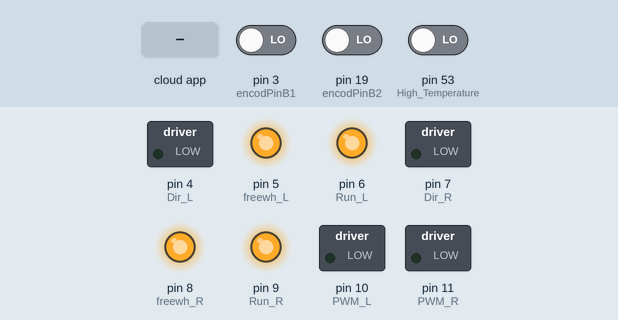
This sketch was run on a simulated Arduino Mega 2560, built with avr-gcc and run on an emulated ATmega2560. Shown: switched loads named in the sketch (green lamp = pin HIGH), output pins drawn as LEDs (lit = HIGH). Inputs (shaded band) come from the test bench; at power-on: pin 3 (encodPinB1) LOW, pin 19 (encodPinB2) LOW, pin 53 (High_Temperature) LOW. The ROS host is connected and sends only what is stated.

Above: at 1.2 s.
1.3 s: the phone or cloud app sets linear.x to -100
At 3.7 s:
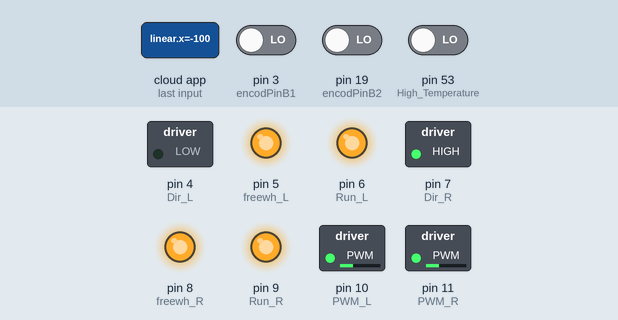
4.0 s: the phone or cloud app sets angular.z to -100
At 6.0 s:
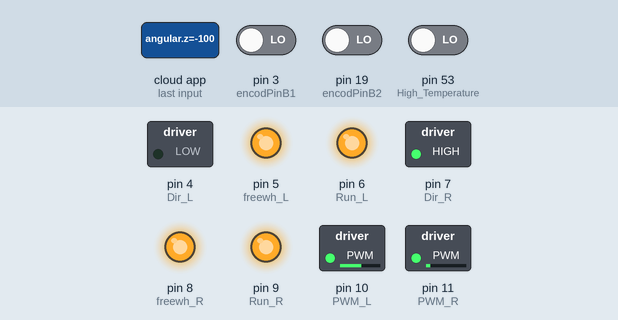
6.7 s: the phone or cloud app sets linear.x to 0
At 9.1 s:
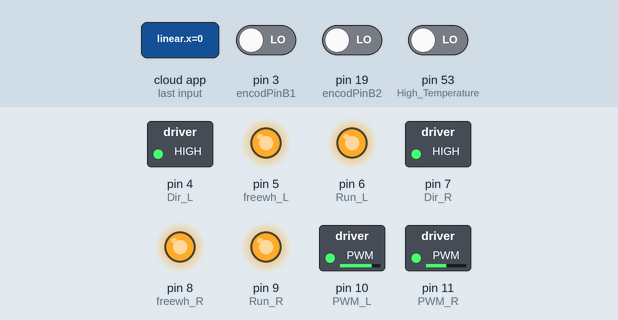
9.4 s: the phone or cloud app sets angular.z to 100
At 11.4 s:
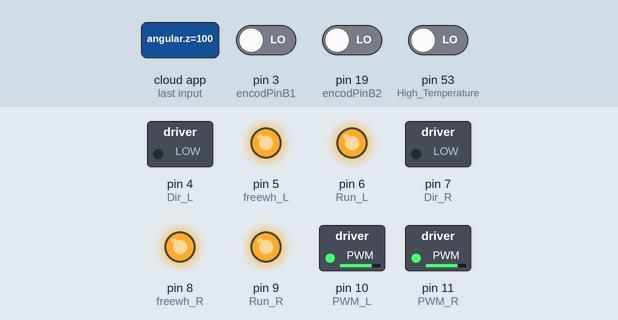
12.1 s: the phone or cloud app sets linear.x to 100
At 14.5 s:
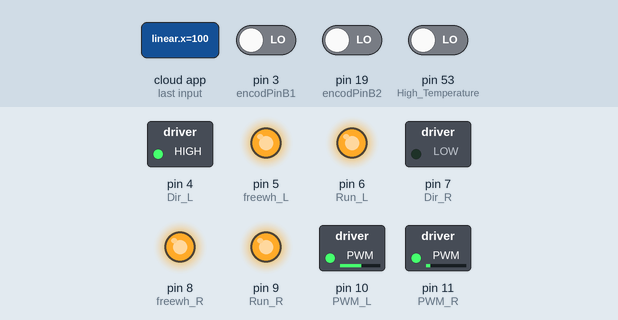
14.8 s: the phone or cloud app sets angular.z to 0
At 16.4 s:
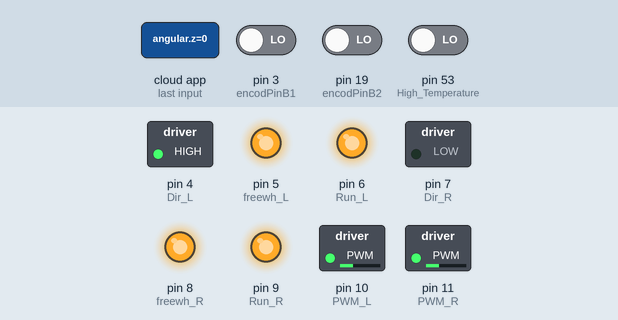
Timing chart, 0 to 17.9 s (numbered marks = the images above; inputs shaded):
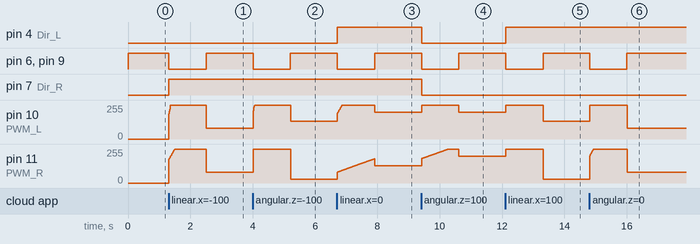

The sketch:

trex_motor.ino
```cpp
#include <Kalman.h>
#include <ros.h>
#include <geometry_msgs/Twist.h>
#include <std_msgs/Int32.h>


ros::NodeHandle nh;

std_msgs::Int32 left_rpm;
std_msgs::Int32 right_rpm;
ros::Publisher pub_left("trex/left_rpm", &left_rpm);
ros::Publisher pub_right("trex/right_rpm", &right_rpm);


int speed_R,speed_L,biggest=0;
double lin_x,lin_y;


#define d               0.61                    // Wheel track in meters
#define rd              0.165                   // Wheel radius in meters
#define max_rpm         120                     // error in readings
#define e               5                       // error in readings
#define Dir_L           4                       // Direction Left
#define Dir_R           7                       // Direction Right
#define freewh_L        5                       // Freewheel Left
#define freewh_R        8                       // Freewheel Right
#define Run_L           6                       // Run Left
#define Run_R           9                       // Run Right
#define PWM_L           10                      // PWM Left
#define PWM_R           11                      // PWM Right
#define encodPinA1      2                       // encoder A pin For Left Motor
#define encodPinB1      3                       // encoder B pin For Left Motor
#define encodPinA2      18                      // encoder A pin For Right Motor
#define encodPinB2      19                      // encoder B pin For Right Motor


unsigned long lastMilli = 0;                    // loop timing
unsigned long dt = 0;                           // loop timing
int speed_req_L  = 0;                           // Required Speed (Left)
int speed_req_R  = 0;                           // Required Speed (Right)
int speed_act_L  = 0;                           // Actual speed (Left)
int speed_act_R  = 0;                           // Actual speed (Right)
float speed_act_L1 = 0;                         // Actual speed (Left)
float speed_act_R1 = 0;                         // Actual speed (Right)
int PWM_val_L    = 0;                           // PWM for Left
int PWM_val_R    = 0;                           // PWM for Right

long count_L = 0;                               // rev counter (Left)
long count_R = 0;                               // rev counter (Right)
int flg_L, flg_R;
//double Kp_L      = 0.3;                         // PID proportional control Gain  for Left 0.3
//double Kp_R      = 0.1;                         // PID proportional control Gain for Right 0.1
//double Kd_L      = 3.0;                         // PID Derivitave control gain for Left 4.5
//double Kd_R      = 3.0;                         // PID Derivitave control gain  for Right 3

double Kp_L      = 0.3;                         // PID proportional control Gain  for Left 0.3
double Kp_R      = 0.1;                         // PID proportional control Gain for Right 0.1
double Kd_L      = 3.0;                         // PID Derivitave control gain for Left 4.5
double Kd_R      = 3.0;                         // PID Derivitave control gain  for Right 3

int loops_since_msg = 0;
int loops_threshold = 100;

Kalman myFilter_L(0.125,0.50,10,0);
Kalman myFilter_R(0.125,0.50,10,0);


void messageCb( const geometry_msgs::Twist& cmd_msg) {

  lin_x=0;
  lin_y=0;
  loops_since_msg = 0;

  if ( cmd_msg.angular.z == 0 && cmd_msg.linear.x == 0 )
     {
       speed_req_L=0;
       speed_req_R=0;
      }

  else
     {
       // Calculate required RPM

       //float vel_left = (cmd_msg.linear.x - cmd_msg.angular.z)*d/(2.0*rd);
       //float vel_right = (cmd_msg.linear.x + cmd_msg.angular.z)*d/(2.0*rd);
       float vel_left = (cmd_msg.linear.x - cmd_msg.angular.z*d/2)/rd;
       float vel_right = (cmd_msg.linear.x + cmd_msg.angular.z*d/2)/rd;

       speed_req_L = round(vel_left*30.0/3.14);
       speed_req_R = round(vel_right*30.0/3.14);


      // Check if required RPM exceeds physical limits

       if (max(speed_req_R,speed_req_L) > max_rpm)
         {
           //Calculate drive radius for each wheel
           float drive_rad_right = (vel_right/cmd_msg.angular.z) - (d/2.0);
           float drive_rad_left  = (vel_left/cmd_msg.angular.z) + (d/2.0);

           /*  Fix the highest velocity to the maximum physical limit.
               Adjust target linear and angular velocity to maintain drive radius of
               fastest wheel. Recompute the slower wheel velocity */

           if (speed_req_L > speed_req_R)
              {
                vel_left = (max_rpm*3.14/30.0);
                float cmd_z = vel_left/(drive_rad_left-d/2.0);
                float cmd_x = (vel_left*rd)+(cmd_z*d/2.0);
                vel_right = (cmd_x+(cmd_z*d/2.0))/rd;
              }

            else if (speed_req_L < speed_req_R)
                {
                  vel_right = (max_rpm*3.14/30.0);
                  float cmd_z = vel_right/(drive_rad_right+d/2.0);
                  float cmd_x = (vel_right*rd)-(cmd_z*d/2.0);
                  vel_left = (cmd_x-(cmd_z*d/2.0))/rd;
                }
             else if (speed_req_L == speed_req_R)
                {
                  vel_right = (max_rpm*3.14/30.0);
                  vel_left = (max_rpm*3.14/30.0);
                }

               speed_req_L = round(vel_left*30.0/3.14);
               speed_req_R = round(vel_right*30.0/3.14);
            }

       // Same as previous loop but for a negative RPM
       if (min(speed_req_R,speed_req_L) < -1.0*max_rpm)
         {
           float drive_rad_right = (vel_right/cmd_msg.angular.z) - (d/2.0);
           float drive_rad_left  = (vel_left/cmd_msg.angular.z) + (d/2.0);

           if (speed_req_L < speed_req_R)
              {
                vel_left = (-1.0*max_rpm*3.14/30.0);
                float cmd_z = vel_left/((drive_rad_left)-(d/2.0));
                float cmd_x = (vel_left*rd)+(cmd_z*d/2.0);
                vel_right = (cmd_x+(cmd_z*d/2.0))/rd;
              }

            else if (speed_req_L > speed_req_R)
                {
                  vel_right = (-1.0*max_rpm*3.14/30.0);
                  float cmd_z = vel_right/((drive_rad_right)+(d/2.0));
                  float cmd_x = (vel_right*rd)-(cmd_z*d/2.0);
                  vel_left = (cmd_x-(cmd_z*d/2.0))/rd;
                }
             else if (speed_req_L == speed_req_R)
                {
                  vel_right = (-1.0*max_rpm*3.14/30.0);
                  vel_left = (-1.0*max_rpm*3.14/30.0);
                }

               speed_req_L = round(vel_left*30.0/3.14);
               speed_req_R = round(vel_right*30.0/3.14);
            }
   }
   //speed_req_L=0.5*speed_req_L;
   //speed_req_R=0.5*speed_req_R;

  }


 ros::Subscriber<geometry_msgs::Twist> sub_vel("cmd_vel", messageCb );

 void setup() {


  pinMode(Dir_L, OUTPUT);
  pinMode(Dir_R, OUTPUT);
  pinMode(freewh_L, OUTPUT);
  pinMode(freewh_R, OUTPUT);
  pinMode(Run_L, OUTPUT);
  pinMode(Run_R, OUTPUT);
  pinMode(PWM_L, OUTPUT);
  pinMode(PWM_R, OUTPUT);
  pinMode(encodPinA1, INPUT);
  pinMode(encodPinB1, INPUT);
  pinMode(encodPinA2, INPUT);
  pinMode(encodPinB2, INPUT);

  pinMode(53, INPUT);  // High Temperature

  attachInterrupt(1, rencoder_L, FALLING);
  attachInterrupt(4, rencoder_R, FALLING);


  analogWrite(PWM_L, PWM_val_L);
  analogWrite(PWM_R, PWM_val_R);


  digitalWrite(freewh_R, HIGH);
  digitalWrite(freewh_L, HIGH);

     nh.initNode();
     nh.subscribe(sub_vel);
     nh.advertise(pub_left);
     nh.advertise(pub_right);
 }

  void loop() {
         if(loops_since_msg > loops_threshold) {
           speed_req_L = 0;
           speed_req_R = 0;
         }
      //speed_req_L=30;
      //speed_req_R=30;


      // Left Motor Direction
         if(speed_req_L>e) {
           digitalWrite(Dir_L, HIGH);
           digitalWrite(Run_L, LOW);
           flg_L=1;
           }
         else if(speed_req_L<-e) {
         digitalWrite(Dir_L, LOW);
         digitalWrite(Run_L, LOW);
         flg_L=-1;
           }
         else if(speed_req_L>-e && speed_req_L<e && abs(speed_act_L)<=40) {
         digitalWrite(Run_L, HIGH);
          }

     // Right Motor Direction
         if(speed_req_R>e) {
           digitalWrite(Dir_R, LOW);
           digitalWrite(Run_R, LOW);
           flg_R=1;
           }
         else if(speed_req_R<-e) {
         digitalWrite(Dir_R, HIGH);
         digitalWrite(Run_R, LOW);
          flg_R=-1;
           }
         else if(speed_req_R>-e && speed_req_R<e && abs(speed_act_R)<=40) {
         digitalWrite(Run_R, HIGH);
          }

      if (digitalRead(53) == 1)
          {
            speed_req_L=0;
            speed_req_R=0;
          }

     dt =  millis() - lastMilli;
     getMotorData(dt);                                                   // calculate speed

     lastMilli = millis();


     PWM_val_L= updatePid_L(PWM_val_L, speed_req_L, speed_act_L);     // Compute PWM value For Left Motor
     PWM_val_R= updatePid_R(PWM_val_R, speed_req_R, speed_act_R);     // Compute PWM value For Right Motor


     if (PWM_val_L>3)
     {//PWM_val_L=255;
     analogWrite(PWM_L, PWM_val_L); }                                  // send PWM to Left motor
     else if (PWM_val_L<=3)
     {PWM_val_L=0;
     analogWrite(PWM_L, PWM_val_L);
     }

     if (PWM_val_R>3)
     analogWrite(PWM_R, PWM_val_R);                                   // send PWM to Right motor
     else if (PWM_val_R<=3)
     {PWM_val_R=0;
     analogWrite(PWM_R, PWM_val_R);
     }

   left_rpm.data=speed_act_L;
   right_rpm.data=speed_act_R;

    pub_left.publish(&left_rpm);
    pub_right.publish(&right_rpm);

    loops_since_msg = loops_since_msg + 1;

    nh.spinOnce();

    delay(10);
  }


  void getMotorData(long dtt)  {                                                        // calculate speed
  static long countAnt_L=0 ;                                                   // last count
  static long countAnt_R=0 ;

   speed_act_L1 = ((count_L - countAnt_L)*(60*(1000/(dtt))))/(250*50.89);          // 250 pulses X 19.2 gear ratio = 4800 counts per output shaft rev
   speed_act_R1 = ((count_R - countAnt_R)*(60*(1000/(dtt))))/(250*50.89);          // 250 pulses X 19.2 gear ratio = 4800 counts per output shaft rev


   speed_act_L = myFilter_L.getFilteredValue(round(speed_act_L1));
   speed_act_R = myFilter_R.getFilteredValue(round(speed_act_R1));

   speed_act_L = flg_L*abs(speed_act_L);
   speed_act_R = flg_R*abs(speed_act_R);


   countAnt_L = count_L;
   countAnt_R = count_R;

  }

  int updatePid_L(int command, int targetValue, int currentValue)   {             // compute PWM value For Left
  float pidTerm_L = 0;                                                            // PID correction
  int error_L=0;
  static int last_error_L=0;
   error_L = abs(targetValue) - abs(currentValue);
   pidTerm_L = (Kp_L * error_L) + (Kd_L * (error_L - last_error_L));
   last_error_L = error_L;
   return constrain(command + int(pidTerm_L), 0, 255);
  }

  int updatePid_R(int command, int targetValue, int currentValue)   {             // compute PWM value For Right
  float pidTerm_R = 0;                                                            // PID correction
  int error_R=0;
  static int last_error_R=0;
   error_R = abs(targetValue) - abs(currentValue);
   pidTerm_R = (Kp_R * error_R) + (Kd_R * (error_R - last_error_R));
   last_error_R = error_R;
   return constrain(command + int(pidTerm_R), 0, 255);
  }


  void rencoder_L()  {                                    // pulse and direction, direct port reading to save cycles
   if (digitalRead(encodPinB1) == HIGH)
       count_L++;                              // if(digitalRead(encodPinB1)==HIGH)   count ++;
   else
       count_L--;                              // if (digitalRead(encodPinB1)==LOW)   count --;
  }

  void rencoder_R()  {                                    // pulse and direction, direct port reading to save cycles
   if (digitalRead(encodPinB2) == HIGH)
       count_R++;                                         // if(digitalRead(encodPinB2)==HIGH)   count ++;
   else
       count_R--;                                        // if (digitalRead(encodPinB1)==LOW)   count --;
  }
```

Measured:
- after the input at 1.3 s, pin 6 (Run_L), pin 9 (Run_R): HIGH → LOW at once, → HIGH 1.2 s later; pin 7 (Dir_R): LOW → HIGH at once; pin 10 (PWM_L): 0/255 → 255/255 at once, → 81/255 1.2 s later; pin 11 (PWM_R): rises from 0/255 to 255/255 in 0.19 s, then falls to 81/255 in 1.0 s
- after the input at 4.0 s, pin 6 (Run_L), pin 9 (Run_R): HIGH → LOW at once, → HIGH 1.2 s later; pin 10 (PWM_L): 81/255 → 255/255 at once, → 135/255 1.2 s later; pin 11 (PWM_R): 81/255 → 255/255 at once, → 27/255 1.2 s later
- after the input at 6.7 s, pin 4 (Dir_L): LOW → HIGH at once; pin 6 (Run_L), pin 9 (Run_R): HIGH → LOW at once, → HIGH 1.2 s later; pin 10 (PWM_L): rises from 135/255 to 255/255 in 0.15 s, then falls to 201/255 in 1.0 s; pin 11 (PWM_R): rises from 27/255 to 182/255 in 1.2 s, then falls to 128/255 in 0.01 s
- after the input at 9.4 s, pin 4 (Dir_L), pin 7 (Dir_R): HIGH → LOW at once; pin 6 (Run_L), pin 9 (Run_R): HIGH → LOW at once, → HIGH 1.2 s later; pin 10 (PWM_L): 201/255 → 255/255 at once, → 201/255 1.2 s later; pin 11 (PWM_R): rises from 128/255 to 255/255 in 0.85 s, then falls to 201/255 in 0.34 s
- after the input at 12.1 s, pin 4 (Dir_L): LOW → HIGH at once; pin 6 (Run_L), pin 9 (Run_R): HIGH → LOW at once, → HIGH 1.2 s later; pin 10 (PWM_L): 201/255 → 255/255 at once, → 135/255 1.2 s later; pin 11 (PWM_R): 201/255 → 255/255 at once, → 27/255 1.2 s later
- after the input at 14.8 s, pin 6 (Run_L), pin 9 (Run_R): HIGH → LOW at once, → HIGH 1.2 s later; pin 10 (PWM_L): 135/255 → 255/255 at once, → 81/255 1.2 s later; pin 11 (PWM_R): rises from 27/255 to 255/255 in 0.12 s, then falls to 81/255 in 1.1 s
